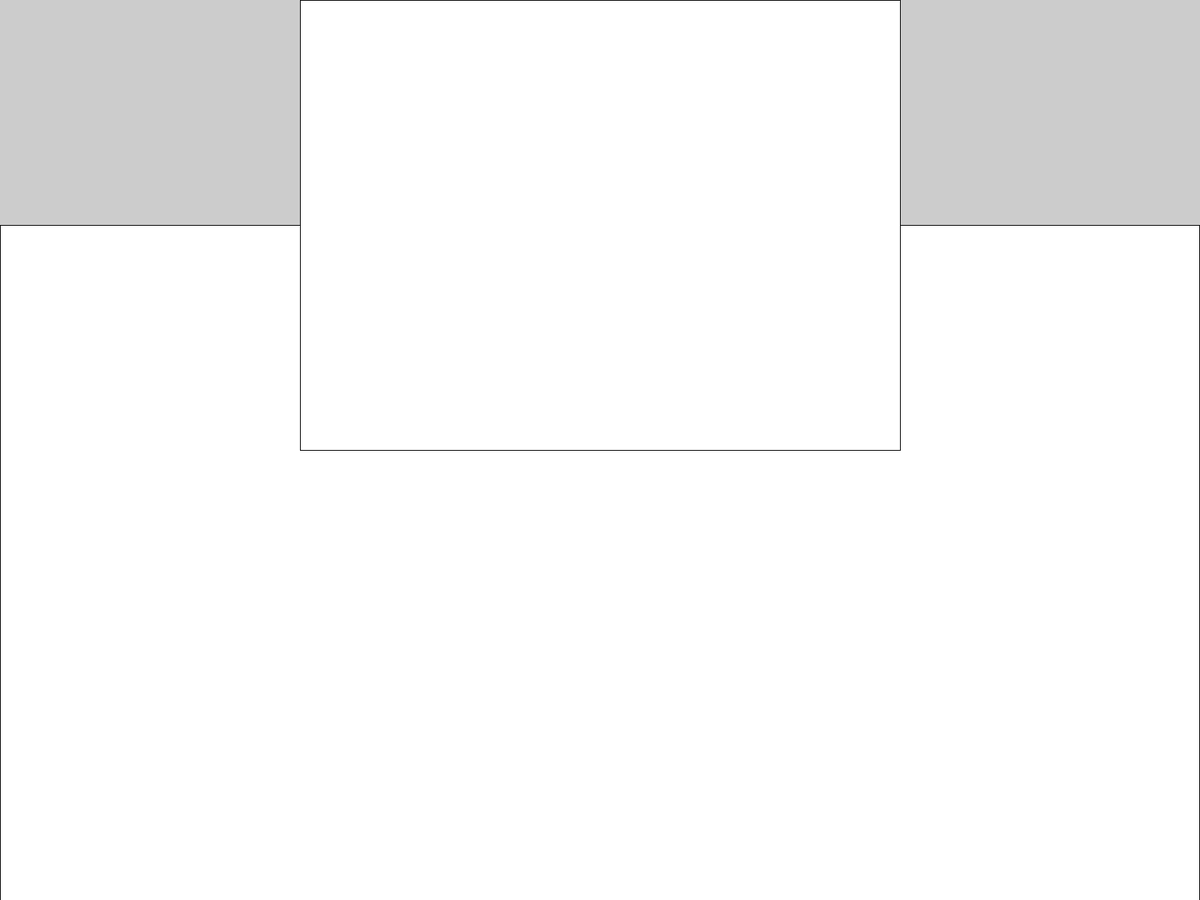
Frame 1 (no input)
Frame 60 (the mouse pressed at the canvas centre just before this capture): identical to frame 1, image omitted
Frame 120 (the mouse held since frame 60 and released just before this capture): identical to frame 1, image omitted

The Processing sketch that drew this single still picture (run headless with seeded random() and noise(); from frame 60 on, the mouse is pressed at the canvas centre):

// Processing sketch: CelebrationCard
// ── CelebrationCard.pde
//Global Variables
int appWidth, appHeight;
float xRect, yRect, widthRect, heightRect;
float xRect2, yRect2, widthRect2, heightRect2;
//
void setup() {
 //Print & Println
 println("Hello World");
 println("Width:"+width, "\t", "Height:"+height);
 println("Display Width: "+displayWidth, "\tDisplay Width: "+displayHeight);
 //Character Escape, tab, new
 //
 fullScreen();
  appWidth = width;
  appHeight = height;
 //
 //Population
 xRect = appWidth*0;
 yRect = appHeight*0;
 widthRect = appWidth-1;
 heightRect = appHeight-1;
 xRect2 = appWidth*1/4;
 yRect = appHeight*1/4;
 widthRect2 = appWidth*1/2;
 heightRect2 = appHeight*1/2;
 //
} //End setup
//
void draw() {
 rect(xRect, yRect, widthRect, heightRect);
 rect(xRect2, yRect2, widthRect2, heightRect2);
} //End draw
//
void keyPressed() {
} //End Keypressed
//
void mousePressed() {
} //End mousePressed
//
//End MAIN Program
